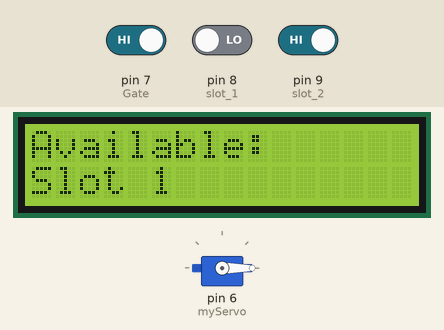
Bench run of a sketch on a simulated Arduino Uno, built with avr-gcc and run on an emulated ATmega328P. Shown: servo, 16×2 character LCD. Inputs (shaded band) come from the test bench; at power-on: pin 7 (Gate) HIGH, pin 8 (slot_1) LOW, pin 9 (slot_2) HIGH.

Above: at 1.2 s.
1.3 s: pin 7 (Gate) driven LOW
At 2.4 s:
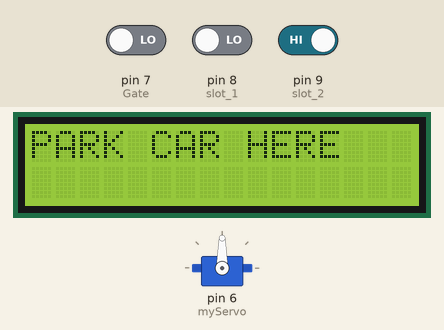
3.0 s: pin 7 (Gate) driven HIGH
At 4.1 s:
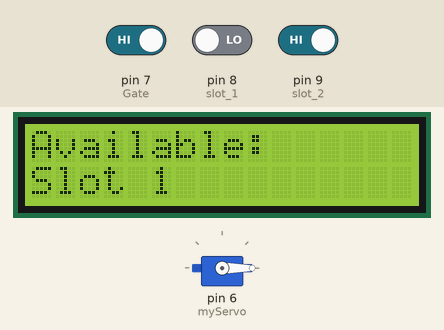
4.5 s: pin 8 (slot_1) driven HIGH
At 5.7 s:
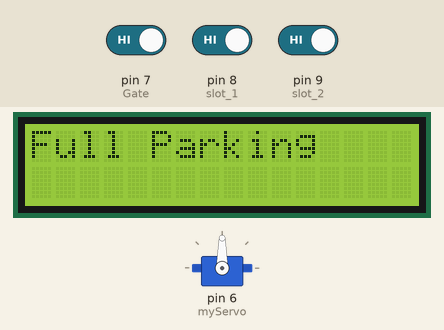
6.1 s: pin 9 (slot_2) driven LOW
At 7.3 s:
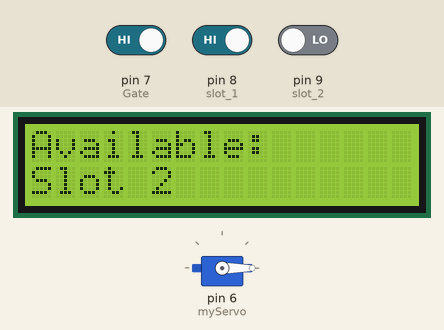
7.6 s: pin 8 (slot_1) driven LOW
At 8.8 s:
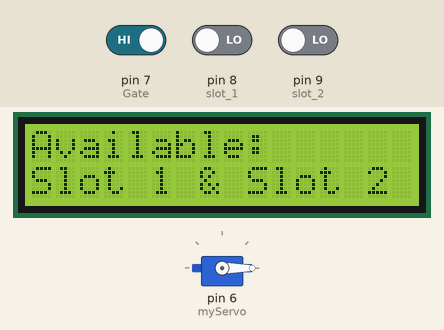
9.1 s: pin 9 (slot_2) driven HIGH
At 9.4 s:
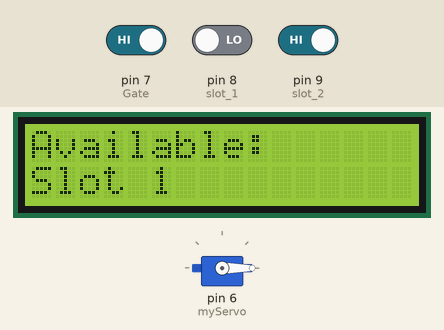
Timing chart, 0 to 11.6 s (numbered marks = the images above; inputs shaded):
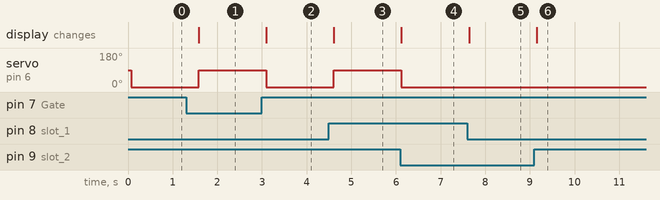

Measured:
- after the input at 1.3 s, servo on pin 6 (myServo): 0° → 90° after 0.28 s; the display: changes after 0.28 s (image 1)
- after the input at 3.0 s, servo on pin 6 (myServo): 90° → 0° after 0.10 s; the display: changes after 0.10 s (image 2)
- after the input at 4.5 s, servo on pin 6 (myServo): 0° → 90° after 0.11 s; the display: changes after 0.11 s (image 3)
- after the input at 6.1 s, servo on pin 6 (myServo): 90° → 0° at once; the display: changes at once (image 4)
- after the input at 7.6 s, the display: changes at once (image 5)
- after the input at 9.1 s, the display: changes after 0.05 s (image 6)

The sketch:

Smart_Parking.ino
```cpp
#include <LiquidCrystal.h> //1-include the necesseary librairies
#include <Servo.h>

LiquidCrystal lcd(12, 11, 5, 4, 3, 2);//2-initialise the LCD and servo motor
Servo myServo;

const int Gate = 7;  //3- define the pins used
const int slot_1 = 8;
const int slot_2 = 9;

void setup() {
  myServo.attach(6); //4-attach the servo motor
  lcd.begin(16, 2); //5-initialize the LCD and serial and clear the LCD
  Serial.begin(9600);
  lcd.clear();
  closeGate(); //we close Gate first

  // Method updated: simple and clean
  for (int pin = 7; pin < 10; pin++) {
    pinMode(pin, INPUT);
  }
}

void loop() {
  // Changed type to bool (true/false)
  bool G_value = digitalRead(Gate) == false;
  bool S1_value = digitalRead(slot_1) == false;
  bool S2_value = digitalRead(slot_2) == false;

  if (!G_value) { // Car is present at the gate
    if (S1_value && S2_value) {
      lcd.setCursor(0, 0);
      lcd.print("Available:      ");
      lcd.setCursor(0, 1);
      lcd.print("Slot 1 & Slot 2");
      openGate();
    }
    else if (!S1_value && S2_value) {
      lcd.setCursor(0, 0);
      lcd.print("Available:      ");
      lcd.setCursor(0, 1);
      lcd.print("Slot 2          ");
      openGate();
    }
    else if (S1_value && !S2_value) {
      lcd.setCursor(0, 0);
      lcd.print("Available:      ");
      lcd.setCursor(0, 1);
      lcd.print("Slot 1          ");
      openGate();
    }
    else { // Both slots are full
      lcd.setCursor(0, 0);
      lcd.print("Full Parking    ");
      lcd.setCursor(0, 1);
      lcd.print("                ");
      closeGate(); // Only closes when parking is full
    }
  }
  else { // No car at the gate (System Idle)
    lcd.setCursor(0, 0);
    lcd.print("PARK CAR HERE   ");
    lcd.setCursor(0, 1);
    lcd.print("                ");
    closeGate(); // Only closes when no car is waiting
  }

  delay(500);
}


void openGate() { // Using functions
  myServo.write(0);
}

void closeGate() {
  myServo.write(90);
}
```
